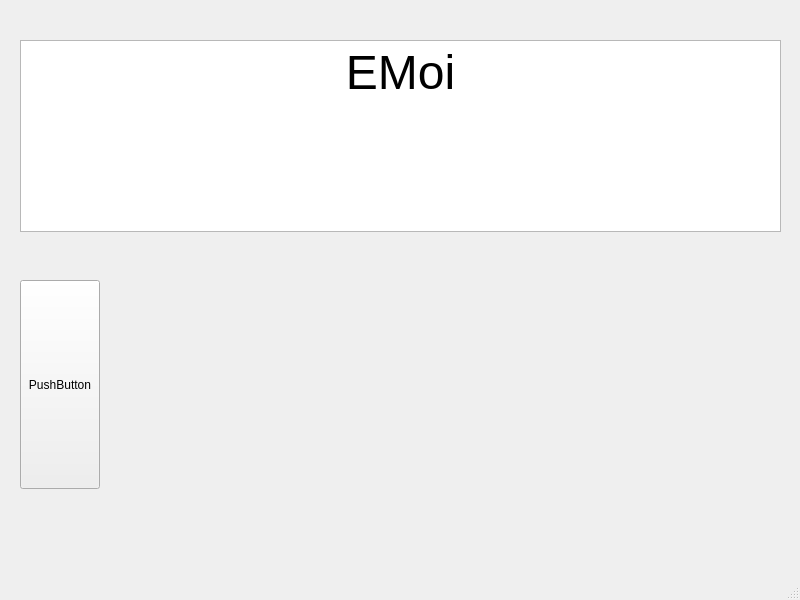
<?xml version="1.0" encoding="UTF-8"?>
<ui version="4.0">
 <class>MainWindow</class>
 <widget class="QMainWindow" name="MainWindow">
  <property name="geometry">
   <rect>
    <x>0</x>
    <y>0</y>
    <width>800</width>
    <height>600</height>
   </rect>
  </property>
  <property name="windowTitle">
   <string>MainWindow</string>
  </property>
  <widget class="QWidget" name="centralwidget">
   <widget class="QWidget" name="verticalLayoutWidget">
    <property name="geometry">
     <rect>
      <x>20</x>
      <y>40</y>
      <width>761</width>
      <height>491</height>
     </rect>
    </property>
    <layout class="QVBoxLayout" name="verticalLayout" stretch="1,1,5,1">
     <item>
      <widget class="QTextEdit" name="textEdit">
       <property name="sizePolicy">
        <sizepolicy hsizetype="Expanding" vsizetype="MinimumExpanding">
         <horstretch>0</horstretch>
         <verstretch>0</verstretch>
        </sizepolicy>
       </property>
       <property name="html">
        <string>&lt;!DOCTYPE HTML PUBLIC &quot;-//W3C//DTD HTML 4.0//EN&quot; &quot;http://www.w3.org/TR/REC-html40/strict.dtd&quot;&gt;
&lt;html&gt;&lt;head&gt;&lt;meta name=&quot;qrichtext&quot; content=&quot;1&quot; /&gt;&lt;style type=&quot;text/css&quot;&gt;
p, li { white-space: pre-wrap; }
&lt;/style&gt;&lt;/head&gt;&lt;body style=&quot; font-family:'.AppleSystemUIFont'; font-size:13pt; font-weight:400; font-style:normal;&quot;&gt;
&lt;p align=&quot;center&quot; style=&quot; margin-top:0px; margin-bottom:0px; margin-left:0px; margin-right:0px; -qt-block-indent:0; text-indent:0px;&quot;&gt;&lt;span style=&quot; font-size:36pt;&quot;&gt;EMoi&lt;/span&gt;&lt;/p&gt;&lt;/body&gt;&lt;/html&gt;</string>
       </property>
      </widget>
     </item>
     <item>
      <spacer name="verticalSpacer_2">
       <property name="orientation">
        <enum>Qt::Vertical</enum>
       </property>
       <property name="sizeHint" stdset="0">
        <size>
         <width>20</width>
         <height>40</height>
        </size>
       </property>
      </spacer>
     </item>
     <item>
      <widget class="QPushButton" name="pushButton">
       <property name="sizePolicy">
        <sizepolicy hsizetype="Fixed" vsizetype="Preferred">
         <horstretch>0</horstretch>
         <verstretch>0</verstretch>
        </sizepolicy>
       </property>
       <property name="text">
        <string>PushButton</string>
       </property>
      </widget>
     </item>
     <item>
      <spacer name="verticalSpacer">
       <property name="orientation">
        <enum>Qt::Vertical</enum>
       </property>
       <property name="sizeHint" stdset="0">
        <size>
         <width>20</width>
         <height>40</height>
        </size>
       </property>
      </spacer>
     </item>
    </layout>
   </widget>
  </widget>
  <widget class="QMenuBar" name="menubar">
   <property name="geometry">
    <rect>
     <x>0</x>
     <y>0</y>
     <width>800</width>
     <height>24</height>
    </rect>
   </property>
  </widget>
  <widget class="QStatusBar" name="statusbar"/>
 </widget>
 <resources/>
 <connections/>
</ui>
